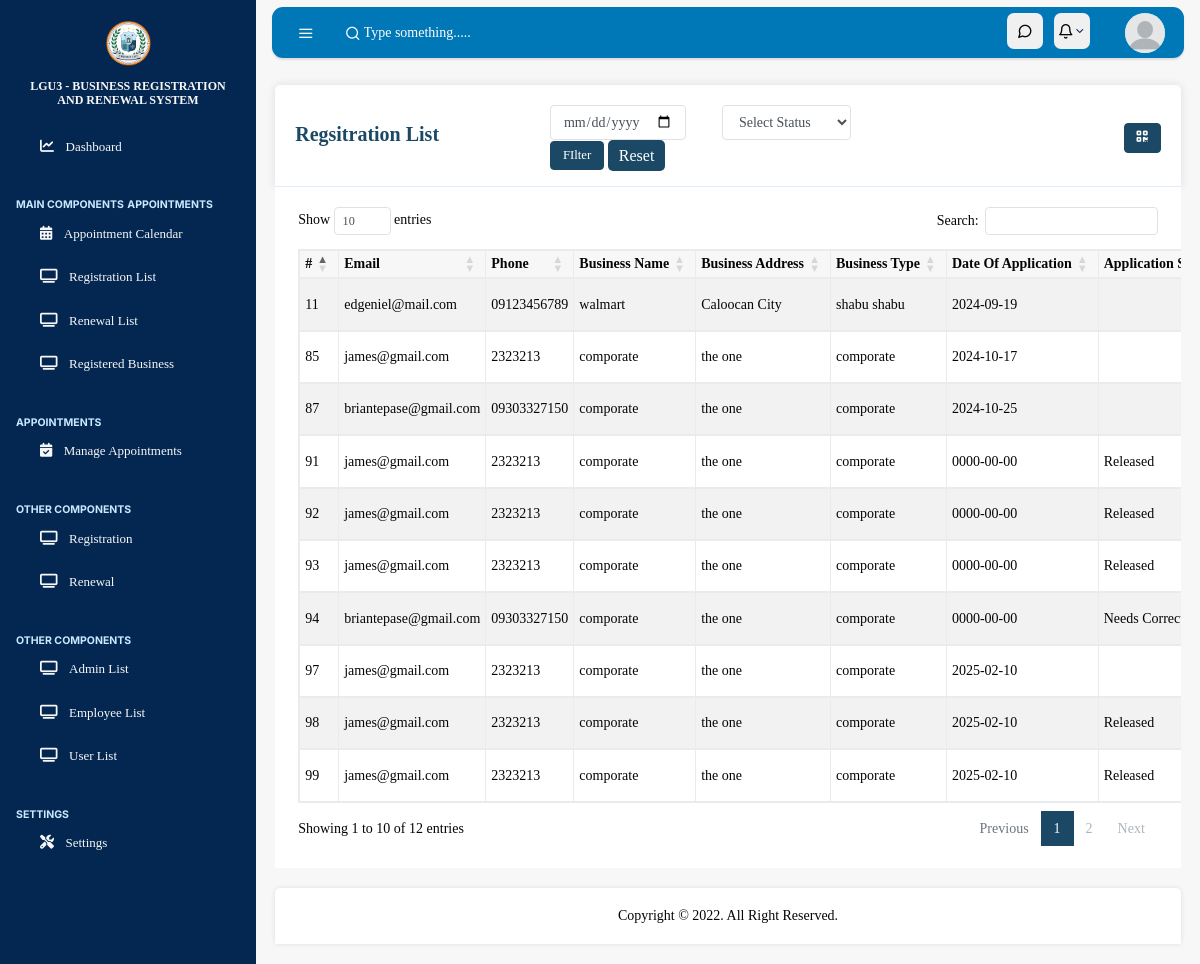
Page /admin/registration.php on the earlier database version.
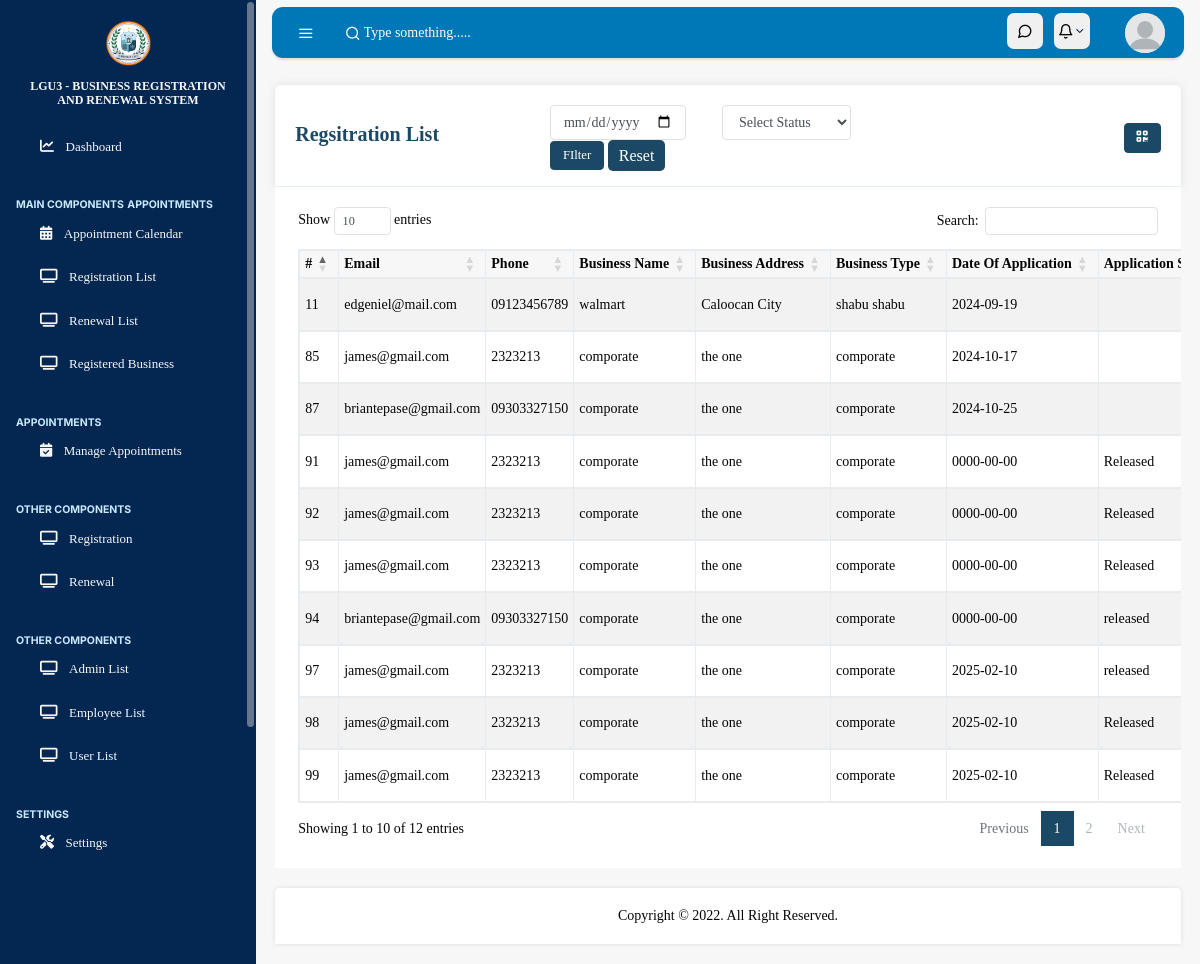
Same page on the later database version.
### tables this page shows
CREATE TABLE `registration` (
  `id` int(10) NOT NULL,
  `fname` varchar(255) NOT NULL,
  `mname` varchar(255) NOT NULL,
  `lname` varchar(255) NOT NULL,
  `address` varchar(255) NOT NULL,
  `zip` varchar(10) NOT NULL,
  `business_name` varchar(255) NOT NULL,
  `phone` varchar(255) NOT NULL,
  `email` varchar(255) NOT NULL,
  `business_address` varchar(255) NOT NULL,
  `building_name` varchar(255) NOT NULL,
  `building_no` varchar(255) NOT NULL,
  `street` varchar(255) NOT NULL,
  `barangay` varchar(255) NOT NULL,
  `business_type` varchar(255) NOT NULL,
  `rent_per_month` varchar(255) NOT NULL,
  `date_application` date NOT NULL,
  `application_number` varchar(50) DEFAULT NULL,
  `upload_dti` varchar(255) NOT NULL,
  `upload_store_picture` varchar(255) DEFAULT NULL,
  `food_security_clearance` varchar(255) DEFAULT NULL,
  `document_status` varchar(50) DEFAULT 'Pending',
  `permit_expiration` date DEFAULT NULL,
  `needs_resubmission` tinyint(1) DEFAULT 0,
  `expiration_date` date DEFAULT NULL,
  `application_status` varchar(50) DEFAULT NULL,
  `remark` text DEFAULT NULL,
  `release_date` datetime DEFAULT NULL,
  `released_by` varchar(100) DEFAULT NULL
);

### admin/registration.php (the view, shortened to what this page needs)
<?php
include('../admin/assets/inc/header.php');
?>
<div class="fix-table-header">
    <h4>Regsitration List</h4>
    <div class="col-md-7">
        <form action="" method="get">
            <div class="row">
                <div class="col-md-4">
                    <input type="date" name="date_application" value="<?= isset($_GET['date_application']) == true ? $_GET['date_application'] : '' ?>" class="form-control" required>
                </div>
                <div class="col-md-4">
                    <select name="document_status" class="form-control" required>
                        <option value="">Select Status</option>
                    </select>
                </div>
                <div class="col-md-4">
                    <button type="submit" class="btn btn-primary">FIlter</button>
                    <a href="registration.php" class="btn btn-danger">Reset</a>
                </div>
            </div>
        </form>
    </div>
    <button type="button" class="btn btn-primary float-end" data-bs-toggle="modal" data-bs-target="#qrcodeModal">
        <i class="fa-solid fa-qrcode"></i>
    </button>
</div>
<div class="table-container-form">
    <div class="table-container table-form">
        <div class="table-body">
        <?php
                    if (isset($_GET['date_application']) && $_GET['date_application'] != '' && isset($_GET['document_status']) && $_GET['document_status'] != '') {
                        $date_application = validate($_GET['date_application']);
                        $document_status = validate($_GET['document_status']);
                        $registrations = mysqli_query($conn, "SELECT * FROM registration WHERE date_application='$date_application' AND document_status='$document_status' ORDER BY id DESC");
                    } else {
                        $registrations = mysqli_query($conn, "SELECT * FROM registration ORDER BY id DESC");
                    }
                    if ($registrations) {
                        if (mysqli_num_rows($registrations) > 0) {
            ?>
            <table id="myTable" class=" table-striped table-bordered">
                <thead>
                    <tr>
                        <th>#</th>
                        <th>Email</th>
                        <th>Phone</th>
                        <th>Business Name</th>
                        <th>Business Address</th>
                        <th>Business Type</th>
                        <th>Date Of Application</th>
                        <th>Application Status</th>
                    </tr>
                </thead>
                <tbody>
                <?php
                                        foreach ($registrations as $registrationsItem) {
                                        ?>
                            <tr>
                                <td><?= $registrationsItem['id']; ?></td>
                                <td><?= $registrationsItem['email']; ?></td>
                                <td><?= $registrationsItem['phone']; ?></td>
                                <td><?= $registrationsItem['business_name']; ?></td>
                                <td><?= $registrationsItem['business_address']; ?></td>
                                <td><?= $registrationsItem['business_type']; ?></td>
                                <td><?= $registrationsItem['date_application']; ?></td>
                                <td><?= $registrationsItem['application_status']; ?></td>
                            </tr>
                            <?php
                                        }
                                    ?>
                </tbody>
            </table>
            <?php
                        } else {
                            echo '<h5 style="text-align: center;">No Record Found</h5>';
                        }
                    } else {
                        echo '<h5>Something Went Wrong</h5>';
                    }
            ?>
        </div>
    </div>
</div>
<?php
include('../admin/assets/inc/footer.php');
?>

### admin/assets/inc/header.php (shortened to what this page needs)
<!DOCTYPE html>
<html lang="en">
<head>
    <link rel="stylesheet" href="https://cdn.jsdelivr.net/npm/@fortawesome/fontawesome-free@6.6.0/css/fontawesome.min.css">
    <link rel="stylesheet" href="https://cdnjs.cloudflare.com/ajax/libs/font-awesome/6.6.0/css/all.min.css">
    <link rel="stylesheet" href="assets/css/simplebar.css">
    <link rel="stylesheet" href="assets/css/feather.css">
    <link rel="stylesheet" href="assets/css/main.css">
    <link rel="stylesheet" href="https://cdn.datatables.net/1.13.4/css/dataTables.bootstrap5.min.css" />
    <link href="https://cdn.jsdelivr.net/npm/summernote@0.8.18/dist/summernote.min.css" rel="stylesheet">
    <link href="https://cdn.jsdelivr.net/npm/summernote@0.8.18/dist/summernote-lite.min.css" rel="stylesheet">
    <link rel="stylesheet" href="assets/css/evo-calendar.midnight-blue.min.css">
    <link rel="stylesheet" href="assets/css/evo-calendar.min.css">
    <link rel="stylesheet" href="assets/css/evo-calendar.royal-navy.css">
    <link rel="stylesheet" href="assets/css/evo-calendar.royal-navy.min.css">
</head>
<body class="vertical  light">
    <div class="wrapper">
        <?php include 'assets/inc/navbar.php';  ?>
        <?php include 'assets/inc/sidebar.php';  ?>
        <main role="main" class="main-content">

### admin/assets/inc/navbar.php (shortened to what this page needs)
<nav class="topnav navbar navbar-light">
    <button type="button" class="navbar-toggler text-muted mt-2 p-0 mr-3 collapseSidebar">
        <i class="fe fe-menu navbar-toggler-icon"></i>
    </button>
    <form class="form-inline mr-auto searchform text-muted">
        <input class="form-control bg-transparent border-0 pl-4" type="search" placeholder="Type something....." aria-label="Search">
    </form>
    <ul class="nav">
        <li class="nav-item">
            <section class="nav-link text-muted my-2 circle-icon" href="#" data-toggle="modal" data-target=".modal-shortcut">
                <span class="fe fe-message-circle fe-16"></span>
            </section>
        </li>
        <li class="nav-item dropdown nav-notif">
            <a class="nav-link text-muted my-2 circle-icon dropdown-toggle" href="#" id="notifDropdown" role="button" data-toggle="dropdown" aria-haspopup="true" aria-expanded="false">
                <span class="fe fe-bell fe-16"></span>
            </a>
        </li>
        <li class="nav-item dropdown">
            <span class="nav-link text-muted pr-0 avatar-icon" id="navbarDropdownMenuLink" role="button" data-toggle="dropdown" aria-haspopup="true" aria-expanded="false">
                <span class="avatar avatar-sm mt-2">
                    <div class="avatar-img rounded-circle avatar-initials-min text-center position-relative">
                        <img src="assets/image/profile.png" style="height: 150px; width: 150px; border-radius: 50%; object-fit: cover;">
                    </div>
                </span>
            </span>
        </li>
    </ul>
</nav>

### admin/assets/inc/sidebar.php (shortened to what this page needs)
<?php
$pageName = substr($_SERVER['SCRIPT_NAME'], strrpos($_SERVER['SCRIPT_NAME'],"/") +1);
?>
<aside class="sidebar-left border-right bg-white " id="leftSidebar" data-simplebar>
    <nav class="vertnav navbar-side navbar-light">
        <div class="w-100 mb-4 d-flex">
            <a class="navbar-brand mx-auto mt-2 flex-fill text-center" href="index.php">
                <img src="assets/image/unified-lgu-logo.png" width="45">
                <div class="brand-title">
                    <br>
                    <span>LGU3 - BUSINESS REGISTRATION <br> AND RENEWAL SYSTEM </span>
                </div>
            </a>
        </div>
        <ul class="navbar-nav <?= $pageName == 'admin_dashboard.php' ? 'active':''; ?> flex-fill w-100 mb-2">
            <li class="nav-item dropdown">
                <a class="nav-link" href="admin_dashboard.php">
                    <i class="fas fa-chart-line"></i>
                    <span class="ml-3 item-text">Dashboard</span>
                </a>
            </li>
        </ul>
       <p class="text-muted-nav nav-heading mt-4 mb-1">
            <span style="font-size: 10.5px; font-weight: bold; font-family: 'Inter', sans-serif;">MAIN COMPONENTS</span>
        </p>
            <p class="text-muted-nav nav-heading mt-4 mb-1">
                <span style="font-size: 10.5px; font-weight: bold; font-family: 'Inter', sans-serif;">APPOINTMENTS</span>
            </p>
            <ul class="navbar-nav flex-fill w-100 mb-2">
                <li class="nav-item w-100">
                    <a class="nav-link" href="admin_appointment_calendar.php">
                        <i class="fa-solid fa-calendar-days"></i>
                        <span class="ml-3 item-text">Appointment Calendar</span>
                    </a>
                </li>
            </ul>
            <ul class="navbar-nav flex-fill w-100 mb-2">
                <li class="nav-item w-100">
                    <a class="nav-link" href="admin_registration_list.php">
                        <i class="fa-solid fa-tv"></i>
                        <span class="ml-3 item-text">Registration List</span>
                    </a>
                </li>
            </ul>
            <ul class="navbar-nav flex-fill w-100 mb-2">
                <li class="nav-item w-100">
                    <a class="nav-link" href="admin_renewal_list.php">
                        <i class="fa-solid fa-tv"></i>
                        <span class="ml-3 item-text">Renewal List</span>
                    </a>
                </li>
            </ul>
            <ul class="navbar-nav flex-fill w-100 mb-2">
                <li class="nav-item w-100">
                    <a class="nav-link" href="admin_business_aprove_list_data.php">
                        <i class="fa-solid fa-tv"></i>
                        <span class="ml-3 item-text">Registered Business</span>
                    </a>
                </li>
            </ul>
            <p class="text-muted-nav nav-heading mt-4 mb-1">
                <span style="font-size: 10.5px; font-weight: bold; font-family: 'Inter', sans-serif;">APPOINTMENTS</span>
            </p>
            <ul class="navbar-nav flex-fill w-100 mb-2">
                <li class="nav-item w-100">
                    <a class="nav-link" href="admin_manage_appointments.php">
                        <i class="fa-solid fa-calendar-check"></i>
                        <span class="ml-3 item-text">Manage Appointments</span>
                    </a>
                </li>
            </ul>
            <p class="text-muted-nav nav-heading mt-4 mb-1">
                <span style="font-size: 10.5px; font-weight: bold; font-family: 'Inter', sans-serif;">OTHER COMPONENTS</span>
            </p>
            <ul class="navbar-nav flex-fill w-100 mb-2">
                <li class="nav-item w-100">
                    <a class="nav-link" href="admin_registration.php">
                        <i class="fa-solid fa-tv"></i>
                        <span class="ml-3 item-text">Registration</span>
                    </a>
                </li>
            </ul>
            <ul class="navbar-nav flex-fill w-100 mb-2">
                <li class="nav-item w-100">
                    <a class="nav-link" href="admin_renewal.php">
                        <i class="fa-solid fa-tv"></i>
                        <span class="ml-3 item-text">Renewal</span>
                    </a>
                </li>
            </ul>
            <p class="text-muted-nav nav-heading mt-4 mb-1">
                <span style="font-size: 10.5px; font-weight: bold; font-family: 'Inter', sans-serif;">OTHER COMPONENTS</span>
            </p>
            <ul class="navbar-nav flex-fill w-100 mb-2">
                <li class="nav-item w-100">
                    <a class="nav-link" href="admin_admin_list.php">
                        <i class="fa-solid fa-tv"></i>
                        <span class="ml-3 item-text">Admin List</span>
                    </a>
                </li>
            </ul>
            <ul class="navbar-nav <?= $pageName == 'admin_employee_list.php' ? 'active':''; ?>
            flex-fill w-100 mb-2">
                <li class="nav-item w-100">
                    <a class="nav-link" href="admin_employee_list.php">
                        <i class="fa-solid fa-tv"></i>
                        <span class="ml-3 item-text">Employee List</span>
                    </a>
                </li>
            </ul>
            <ul class="navbar-nav flex-fill w-100 mb-2">
                <li class="nav-item w-100">
                    <a class="nav-link" href="admin_user_list.php">
                        <i class="fa-solid fa-tv"></i>
                        <span class="ml-3 item-text">User List</span>
                    </a>
                </li>
            </ul>
            <p class="text-muted-nav nav-heading mt-4 mb-1">
                <span style="font-size: 10.5px; font-weight: bold; font-family: 'Inter', sans-serif;">SETTINGS</span>
            </p>
            <ul class="navbar-nav <?= $pageName == 'settings.php' ? 'active':''; ?> flex-fill w-100 mb-2">
                <li class="nav-item w-100">
                    <a class="nav-link" href="settings.php">
                        <i class="fa-solid fa-screwdriver-wrench"></i>
                        <span class="ml-3 item-text">Settings</span>
                    </a>
                </li>
            </ul>
    </nav>
</aside>

### admin/assets/inc/footer.php (shortened to what this page needs)
<footer>
    <div class="copyright">
        copyright &copy; 2022. all right reserved.
    </div>
</footer>
</main>
</body>
</html>

### admin/assets/css/simplebar.css (style rules this page uses)
[data-simplebar] { position: relative; flex-direction: column; flex-wrap: wrap; justify-content: flex-start; align-content: flex-start; align-items: flex-start; }

### admin/assets/css/feather.css (style rules this page uses)
.fe { font-family: "feather" !important; speak: none; font-style: normal; font-weight: normal; font-variant: normal; text-transform: none; line-height: 1; -webkit-font-smoothing: antialiased; -moz-osx-font-smoothing: grayscale; }
.fe-16 { font-size: 16px; }
.fe-bell:before { content: ""; }
.fe-menu:before { content: ""; color: #f7f7f7; }
.fe-message-circle:before { content: ""; }

### admin/assets/inc/header.php (style rules this page uses)
.avatar-initials-min { width: 40px; height: 40px; background: #75e6da; border-radius: 50%; display: flex; margin-left: 8px; justify-content: center; align-items: center; font-size: 14px; font-weight: bold; color: #fff; }
.avatar-img { position: relative; transition: background-color 0.3s ease-in-out; }

Differences in the rows shown:
changed registration id 97: application_status (not shown) → "released"
changed registration id 94: application_status "Needs…" → "released"
